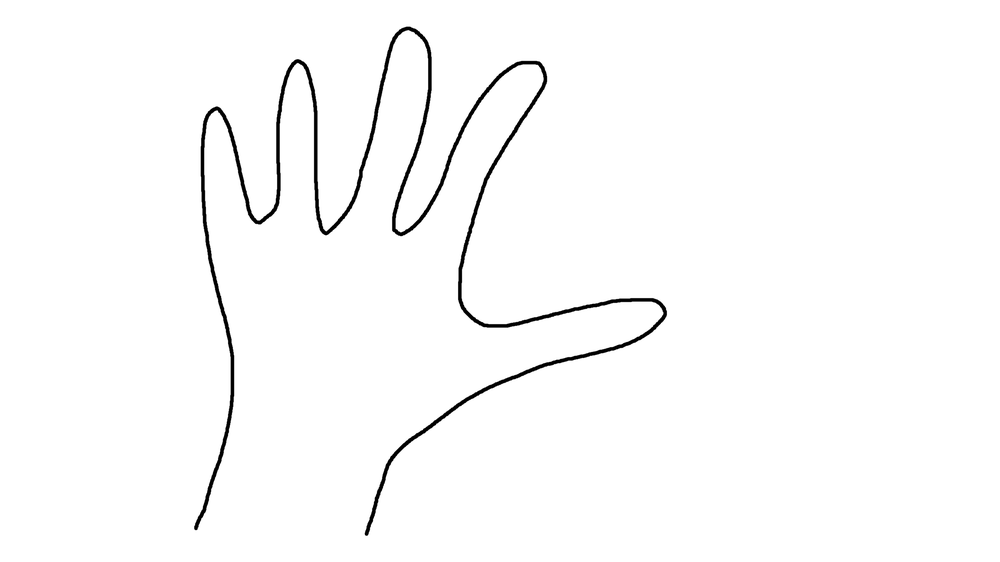
#> input picture hand.png, 1000 x 562 px, shrunk from 2304 x 1296 before the run
$ python 4.9.2_ContourFeatures.py
#> lines starting #> are read from the running program, lines starting #| are printed output that depends on the picture; after the words box and inside, x2 and y2 are one past the last pixel; in counts of white or black regions, pixels touching at a corner belong together
import numpy as np
import cv2 as cv

# 特征距 ################################################################
# # 加载图片
# im = cv.imread('./data/star.jpg')
# img = cv.cvtColor(im, cv.COLOR_BGR2GRAY)
#
# # 阈值判定
# ret,thresh = cv.threshold(img,127,255,0)
# cv.imshow('thresh', thresh)
#
# # 寻找轮廓
# contours,hierarchy = cv.findContours(thresh, cv.RETR_LIST, cv.CHAIN_APPROX_SIMPLE)
#
# # 绘制第0(绿色)和第1个轮廓(红色)
# cnt = contours[0]
# imgContours = cv.drawContours(im, [cnt], 0, (0,255,0), 3)
# cnt = contours[1]
# imgContours = cv.drawContours(imgContours, [cnt], 0, (0,0,255), 3)
# cv.imshow('imgContours', imgContours)
#
# # 打印第一个轮廓特征矩
# M = cv.moments(cnt)
# print( M )
#
# # 质心
# cx = int(M['m10']/M['m00'])
# cy = int(M['m01']/M['m00'])
# print('cx=',cx,' cy=',cy)
#
# # 面积
# area1 = cv.contourArea(cnt)
# area2 = M['m00']
# print('area1=', area1, 'area2=', area2)
#
# # 周长
# perimeter = cv.arcLength(cnt,True)
# print('perimeter=', perimeter)

# # 轮廓近似 ################################################################
# # 加载原图
# im = cv.imread('Approximation.png')
# cv.imshow('im', im)
#
# # 阈值判定
# img = cv.cvtColor(im, cv.COLOR_BGR2GRAY)
# ret,thresh = cv.threshold(img,127,255,0)
#
# # 寻找轮廓
# contours,hierarchy = cv.findContours(thresh, cv.RETR_LIST, cv.CHAIN_APPROX_SIMPLE)
#
# # 绘制第0条轮廓(红色显示)
# im0 = im.copy()    # cv.drawContours 会修改原图，所以要拷贝留作后用
# cnt = contours[0]
# imgContours = cv.drawContours(im0, [cnt], 0, (0,0,255), 3)
# cv.imshow('imgContours', imgContours)
#
# # 轮廓近似度10%(绿色显示)
# im1 = im.copy()
# epsilon10 = 0.1*cv.arcLength(cnt,True)
# approx10 = cv.approxPolyDP(cnt,epsilon10,True)
# imgApprox10 = cv.drawContours(im1, [approx10], 0, (0,255,0), 3)
# cv.imshow('imgApprox-10%', imgApprox10)
#
# # 轮廓近似度1%(蓝色显示)
# im2 = im.copy()
# epsilon1 = 0.01*cv.arcLength(cnt,True)
# approx1 = cv.approxPolyDP(cnt,epsilon1,True)
# imgApprox1 = cv.drawContours(im2, [approx1], 0, (255,0,0), 3)
# cv.imshow('imgApprox-%1', imgApprox1)

# 轮廓凸包 ################################################################
# 加载原图
im = cv.imread('hand.png')
#> im is the input picture: shape (562, 1000, 3); min 0, max 255, mean 250.8
cv.imshow('im', im)

# 阈值判定
img = cv.cvtColor(im, cv.COLOR_BGR2GRAY)
ret,thresh = cv.threshold(img,127,255,0)
#> thresh: shape (562, 1000); 98.4% white; 1 black region

# 寻找轮廓
contours,hierarchy = cv.findContours(thresh, cv.RETR_LIST, cv.CHAIN_APPROX_SIMPLE)
#> contours = 2 contours; box (x1, y1, x2, y2) and area: (0, 0, 1000, 562) 560439, (193, 26, 668, 537) 11478

# 绘制第0条轮廓(红色显示)
im0 = im.copy()    # cv.drawContours 会修改原图，所以要拷贝留作后用
cnt = contours[0]
#> cnt = contour of 2101 points, box (x1, y1, x2, y2) (193, 26, 668, 537), area 11478
imgContours = cv.drawContours(im0, [cnt], 0, (0,0,255), 3)
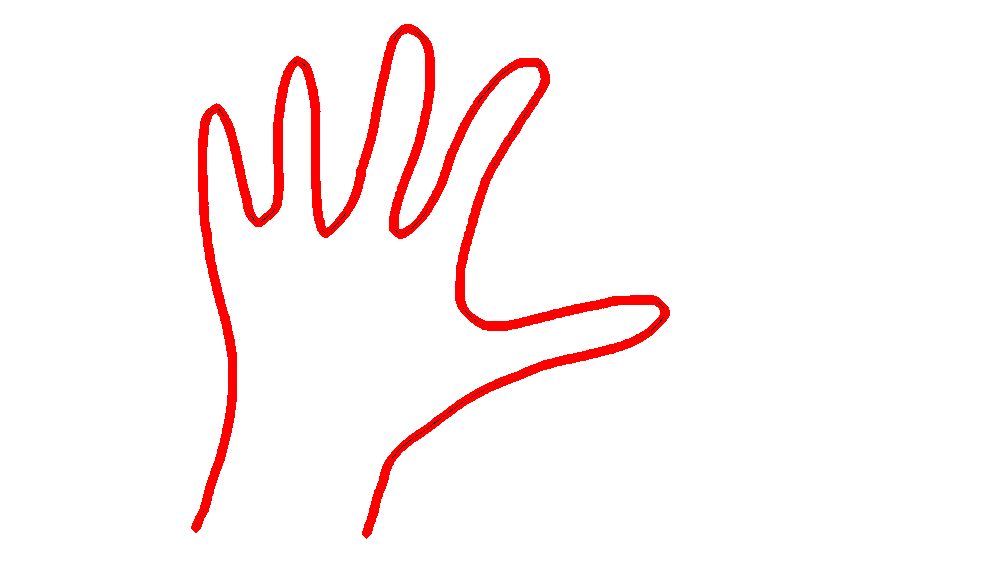
#> imgContours: shape (562, 1000, 3); mean B, G, R 244.5, 244.5, 254.8
cv.imshow('imgContours', imgContours)

# 绘制凸包轮廓(绿色显示)
im1 = im.copy()

hull = cv.convexHull(cnt)                             # 获取凸包
#> hull = contour of 26 points, box (x1, y1, x2, y2) (193, 26, 668, 537), area 176990
print(hull)
#> (printed output is left out)
hullindx = cv.convexHull(cnt, returnPoints = False)   # 获取凸包索引
#> hullindx = 26 values from 1 to 1955
print(hullindx)
#> (printed output is left out)
print(cnt[hullindx[0]])                               # 凸包索引[0]对应于凸包[0][x,y]
#| [[[404  26]]]

imgConvexHull = cv.drawContours(im1, [hull], 0, (0,255,0), 3)
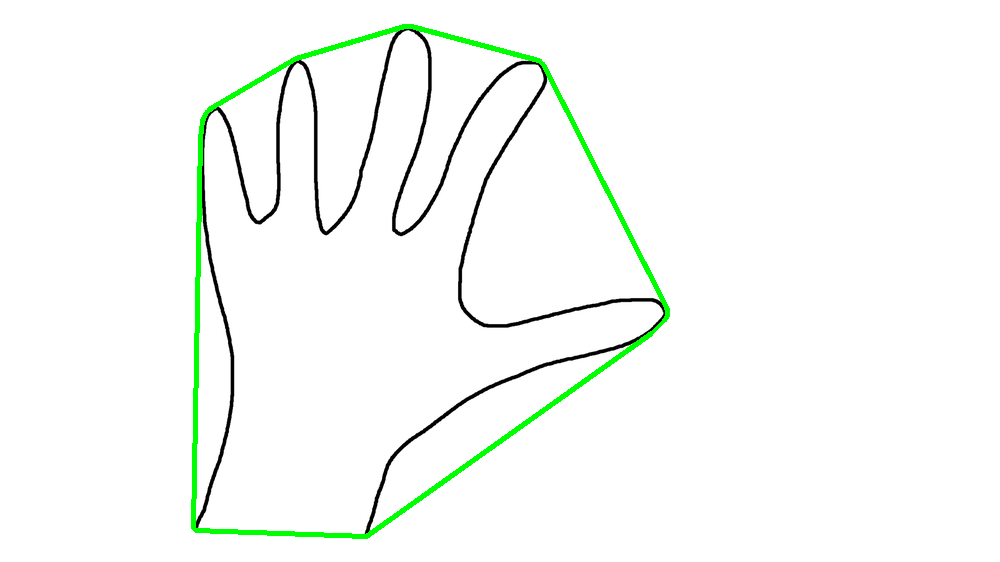
#> imgConvexHull: shape (562, 1000, 3); mean B, G, R 247.3, 251, 247.3
cv.imshow('imgConvexHull', imgConvexHull)

# 检查曲线是否为凸多边形
k = cv.isContourConvex(cnt)   # 手指曲线-False
#> k = False
print('isContourConvex=', k)
#| isContourConvex= False
k = cv.isContourConvex(hull)  # 凸轮廓-True
#> k = True
print('isContourConvex=', k)
#| isContourConvex= True

cv.waitKey(0)
cv.destroyAllWindows()

# [53 lines of commented-out code are left out]

$ run again, with Approximation.png copied over hand.png
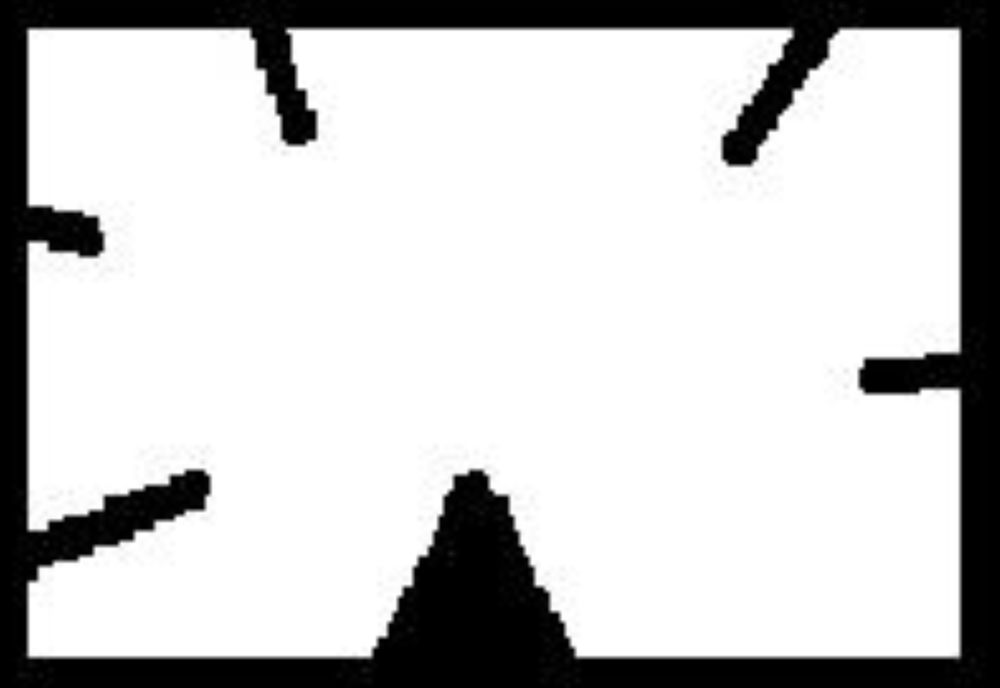
#> input picture Approximation.png, 1000 x 688 px, shrunk from 1184 x 814 before the run
#> im is the input picture: shape (688, 1000, 3); mean B, G, R 200.6, 200.6, 200.6
#> `ret,thresh = cv.threshold(img,127,255,0)`:
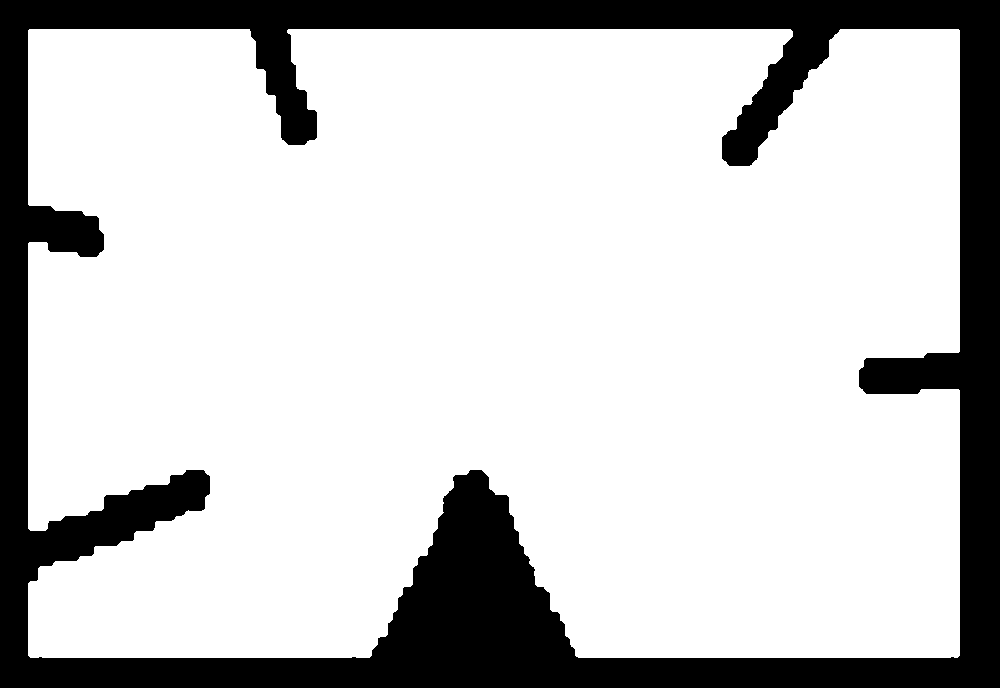
#> thresh: shape (688, 1000); 78.6% white; 1 black region
#> contours = 1 contour; box (x1, y1, x2, y2) and area: (28, 29, 960, 658) 538693
#> cnt = contour of 459 points, box (x1, y1, x2, y2) (28, 29, 960, 658), area 538693
#> hull = [[958, 29], [959, 30], [959, 655], [957, 657], [30, 657], [28, 655], [28, 30], [29, 29]]
#| [[[958  29]]
#|  [[959  30]]
#|  [[959 655]]
#|  [[957 657]]
#|  [[ 30 657]]
#|  [[ 28 655]]
#> (further printed lines are left out)
#> hullindx = [296, 295, 272, 271, 125, 124, 1, 0]
#| [[296]
#|  [295]
#|  [272]
#|  [271]
#|  [125]
#|  [124]
#> (further printed lines are left out)
#| [[[958  29]]]
#> `imgConvexHull = cv.drawContours(im1, [hull], 0, (0,255,0), 3)`:
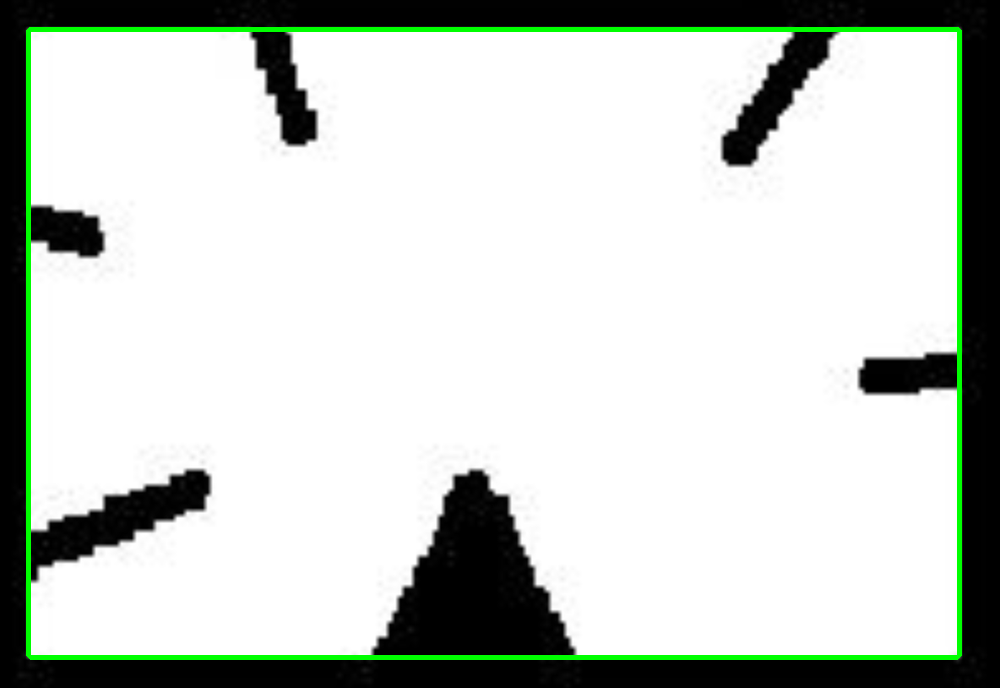
#> imgConvexHull: shape (688, 1000, 3); mean B, G, R 197.6, 203.4, 197.6
#> `k = cv.isContourConvex(cnt)`: k = False
#| isContourConvex= False
#> `k = cv.isContourConvex(hull)`: k = True
#| isContourConvex= True

$ run again, with drawing.png copied over hand.png
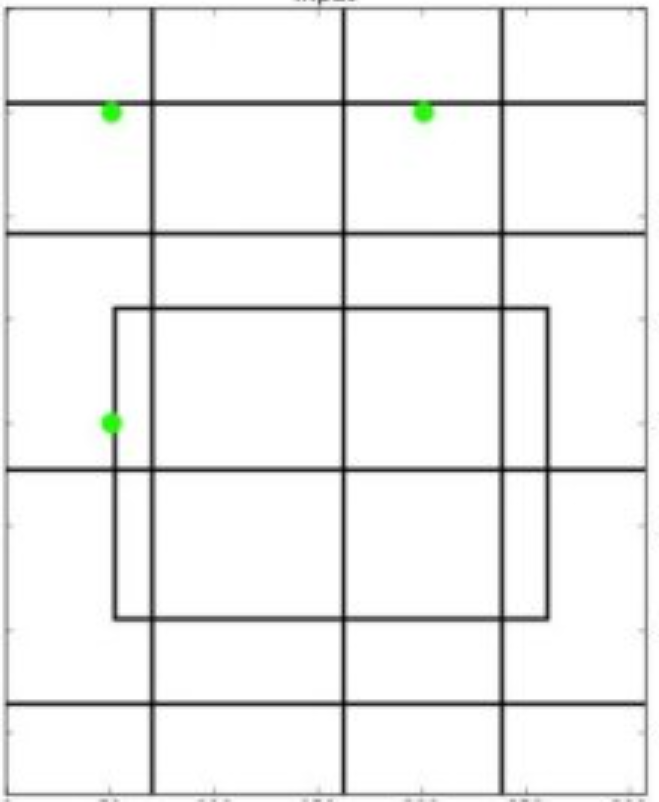
#> input picture drawing.png, 659 x 802 px
#> im is the input picture: shape (802, 659, 3); mean B, G, R 239.1, 239.5, 239.1
#> `ret,thresh = cv.threshold(img,127,255,0)`:
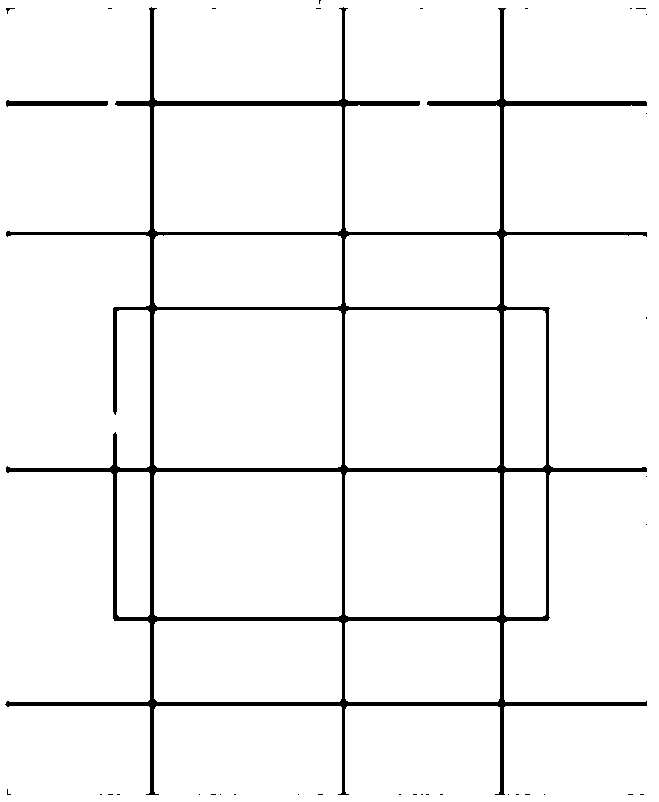
#> thresh: shape (802, 659); 95.4% white; 37 black regions (35 under 20 px)
#> contours = 49 contours, 32 with area under 20; largest, box (x1, y1, x2, y2) and area: (0, 0, 659, 802) 527050, (4, 6, 648, 796) 223940, (154, 310, 342, 468) 29340, (154, 472, 342, 617) 26918, (345, 310, 500, 468) 24160
#> cnt = [[639, 794], [640, 793], [643, 793], [644, 794], [643, 795], [640, 795]]
#> hull has the same summary as cnt
#| [[[639 794]]
#|  [[640 793]]
#|  [[643 793]]
#|  [[644 794]]
#|  [[643 795]]
#|  [[640 795]]]
#> hullindx = [0, 1, 2, 3, 4, 5]
#| [[0]
#|  [1]
#|  [2]
#|  [3]
#|  [4]
#|  [5]]
#| [[[639 794]]]
#> k = True
#| isContourConvex= True
#| isContourConvex= True
